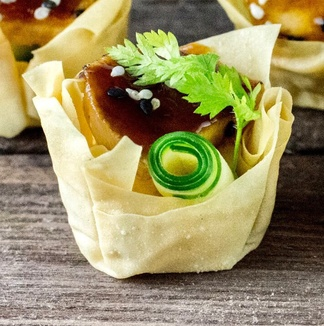
#> input picture images/test-2.jpg, 324 x 326 px, shrunk from 716 x 720 before the run
$ python point.py
#> lines starting #> are read from the running program, lines starting #| are printed output that depends on the picture
import numpy as np
import cv2
import matplotlib.pyplot as plt


img = cv2.imread('images/test-2.jpg')
#> img is the input picture: shape (326, 324, 3); mean B, G, R 98.1, 144.7, 155.7
img2 = cv2.imread('images/test-image.jpg')
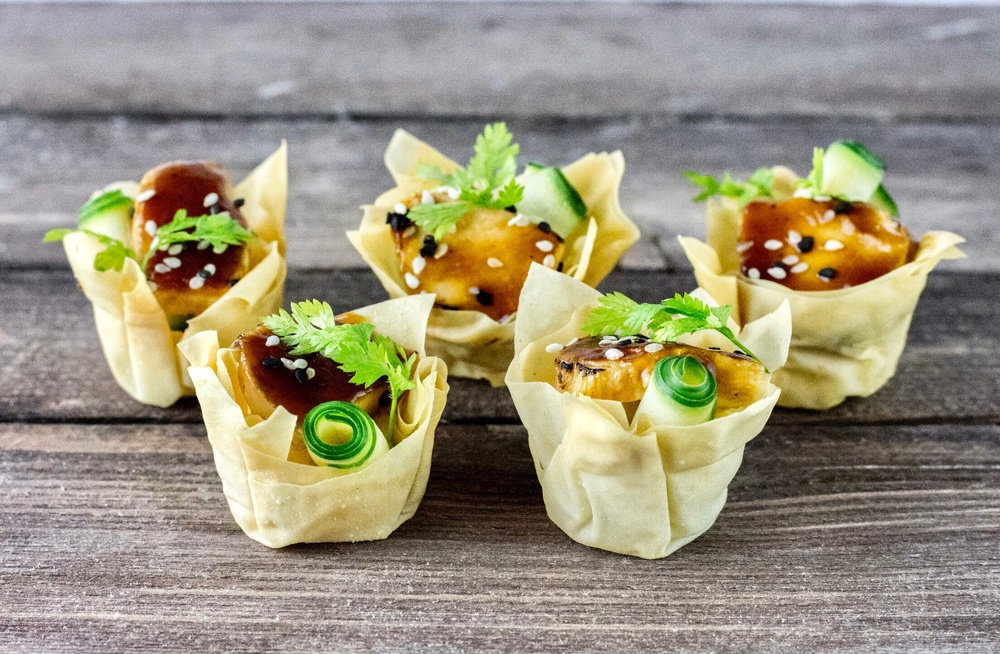
#> input picture images/test-image.jpg, 1000 x 654 px, shrunk from 2208 x 1444 before the run
#> img2 is the input picture: shape (654, 1000, 3); mean B, G, R 124.4, 148.4, 155.6

gray = cv2.cvtColor(img, cv2.COLOR_BGR2GRAY)
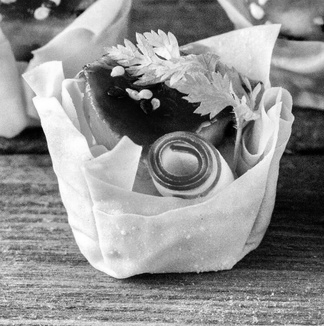
#> gray: shape (326, 324); min 0, max 255, mean 142.7
gray2 = cv2.cvtColor(img2, cv2.COLOR_BGR2GRAY)
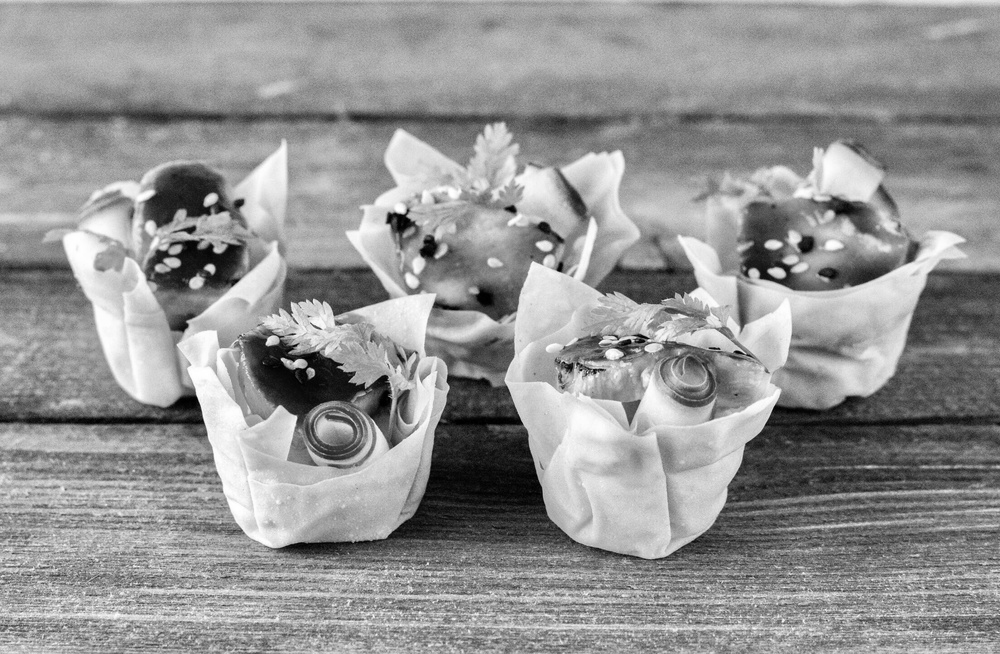
#> gray2: shape (654, 1000); min 0, max 255, mean 147.8
sift = cv2.xfeatures2d.SIFT_create()


kp, des = sift.detectAndCompute(gray, None)
#> kp = 908 keypoints; strongest (x, y, size): (41, 13, 8.7), (116, 71, 6.7), (31, 140, 23.8), (156, 103, 5.8)
kp2, des2 = sift.detectAndCompute(gray2, None)
#> kp2 = 4609 keypoints; strongest (x, y, size): (210, 268, 6.2), (210, 199, 7.8), (400, 223, 15.3), (512, 209, 6.2)

img = cv2.drawKeypoints(gray, kp, flags=cv2.DRAW_MATCHES_FLAGS_DEFAULT, outImage=None)
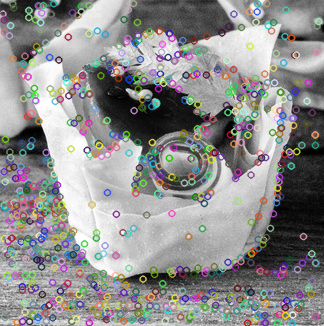
#> img: shape (326, 324, 3); mean of channels 0, 1, 2 140.5, 140.9, 141.1; drawn as B, G, R
img2 = cv2.drawKeypoints(gray2, kp2, flags=cv2.DRAW_MATCHES_FLAGS_DEFAULT, outImage=None)
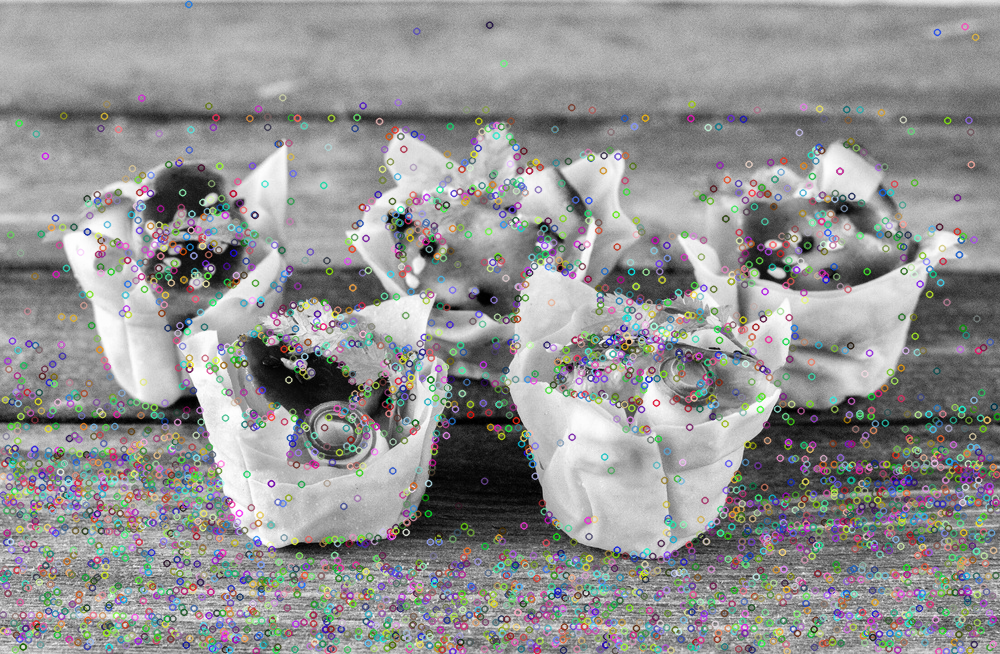
#> img2: shape (654, 1000, 3); mean of channels 0, 1, 2 146, 146.1, 146; drawn as B, G, R


cv2.imwrite('sift_res_img1.jpg', img)
cv2.imwrite('sift_res_img2.jpg', img2)


FLANN_INDEX_KDTREE = 0
index_params = dict(algorithm=FLANN_INDEX_KDTREE, trees=5)
search_params = dict(checks=50)   # or pass empty dictionary
flann = cv2.FlannBasedMatcher(index_params, search_params)

matches = flann.knnMatch(des, des2, k=2)
#> matches = 908 matches

# Need to draw only good matches, so create a mask
matchesMask = [[0, 0] for i in range(len(matches))]
#> matchesMask = 908 pairs, first value 0 to 0, second value 0 to 0

# ratio test as per Lowe's paper
for i, (m, n) in enumerate(matches):
    if m.distance < 0.8*n.distance:
        matchesMask[i] = [1, 0]
#> after the loop, matchesMask = 908 pairs, first value 0 to 1, second value 0 to 0

draw_params = dict(
                   singlePointColor=(255, 0, 0),
                   matchesMask=matchesMask,
                   flags=0)
#> draw_params = 3 items

img_res = cv2.drawMatchesKnn(gray, kp, gray2, kp2, matches, None, **draw_params)
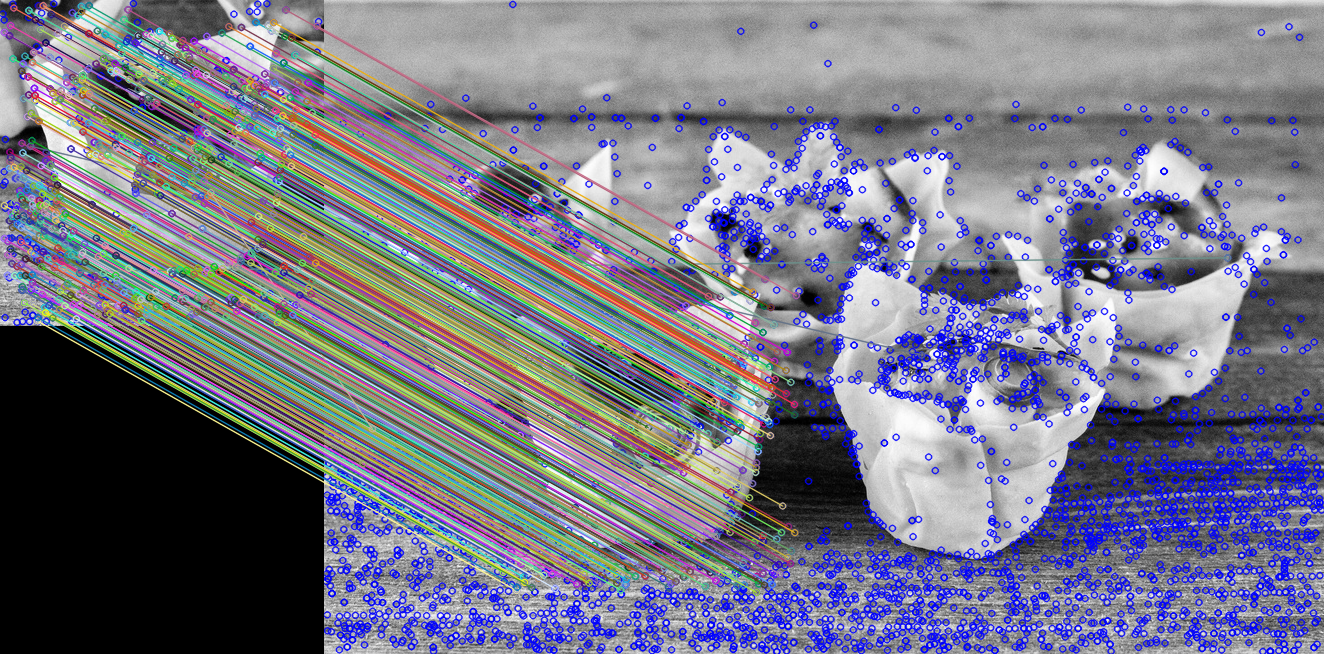
#> img_res: shape (654, 1324, 3); mean of channels 0, 1, 2 134.6, 119.1, 118.7; drawn as B, G, R

plt.imshow(img_res)
plt.show()
cv2.destroyAllWindows()


# [10 lines of commented-out code are left out]
